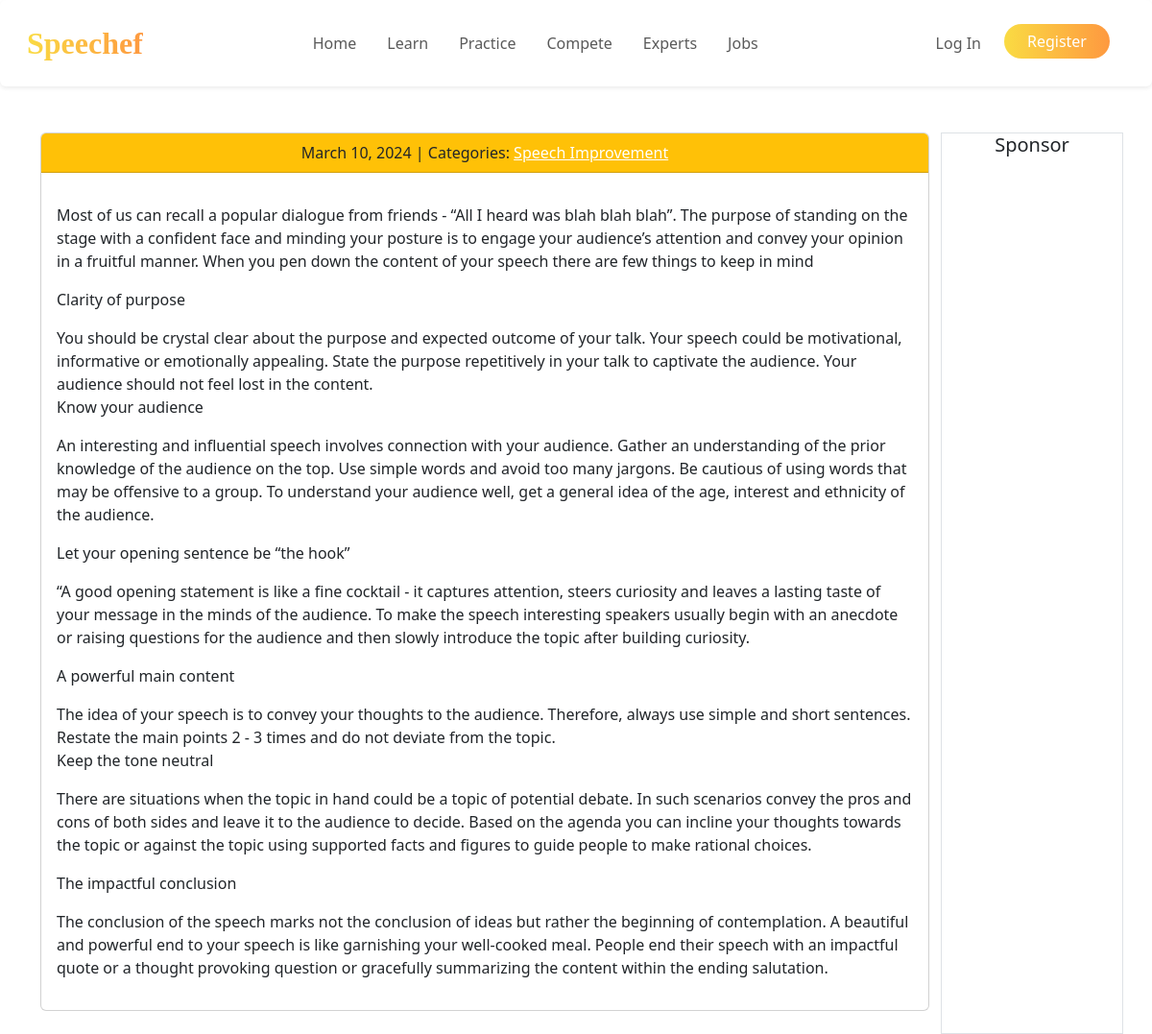
Screenshot of /learn/post/1/ with the database file from the repository.
### learn/models.py (models this page shows, shortened)
class Post(models.Model):
    title = models.CharField(max_length=255)
    body = models.TextField()
    created_on = models.DateTimeField(auto_now_add=True)
    last_modified = models.DateTimeField(auto_now=True)
    categories = models.ManyToManyField("Category", related_name="posts")

class Category(models.Model):
    name = models.CharField(max_length=30)
    class Meta:
        verbose_name_plural = "Categories"

### learn/views.py (the view)
# urls.py: path("post/<int:pk>/", views.learn_detail, name="learn_detail"),
def learn_detail(request, pk):
    post = Post.objects.get(pk=pk)
    comments = Comment.objects.filter(post=post)
    context = {
        "post": post,
        "comments": comments,
    }
    return render(request, "learn/detail.html", context)

### learn/templates/learn/detail.html (shortened to what this page needs)
{% extends "base.html" %}
      {% block page_content %}
      <div class="container">
        <div class="row justify-content-center">
          <div class="col-md-10">
      <div class="card mb-4">
        <div class="card-header bg-warning text-center">
          {{ post.created_on.date }} | Categories:
          {% for category in post.categories.all %}
            <a href="{% url 'learn_category' category.name %}" class="text-white">{{ category.name }}</a>
          {% endfor %}
        </div>
        <div class="card-body">
          <p class="card-text">{{ post.body | linebreaks }}</p>
        </div>
      </div>
    </div>
    <div class="col-md-2 border text-center" >
        <h5>Sponsor</h5>
    </div>
  </div>
</div>
{% endblock page_content %}

### rows the page displays
Post: created_on "March 10, 2024", body "Most of us can recall a popular dialogue from friends - “All I heard was blah blah blah”. The purpose of standing on the stage with a confident face and minding your posture is to engage your audience’s attention and convey your opinion in a fruitful manner. When you pen down the content of your speech there are few things to keep in mind Clarity of purpose You should be crystal clear about the purpose and expected outcome of your talk. Your speech could be motivational, informative or emotionally appealing. State the purpose repetitively in your talk to captivate the audience. Your audience should not feel lost in the content. Know your audience An interesting and influential speech…"
Category: name "Speech Improvement"
